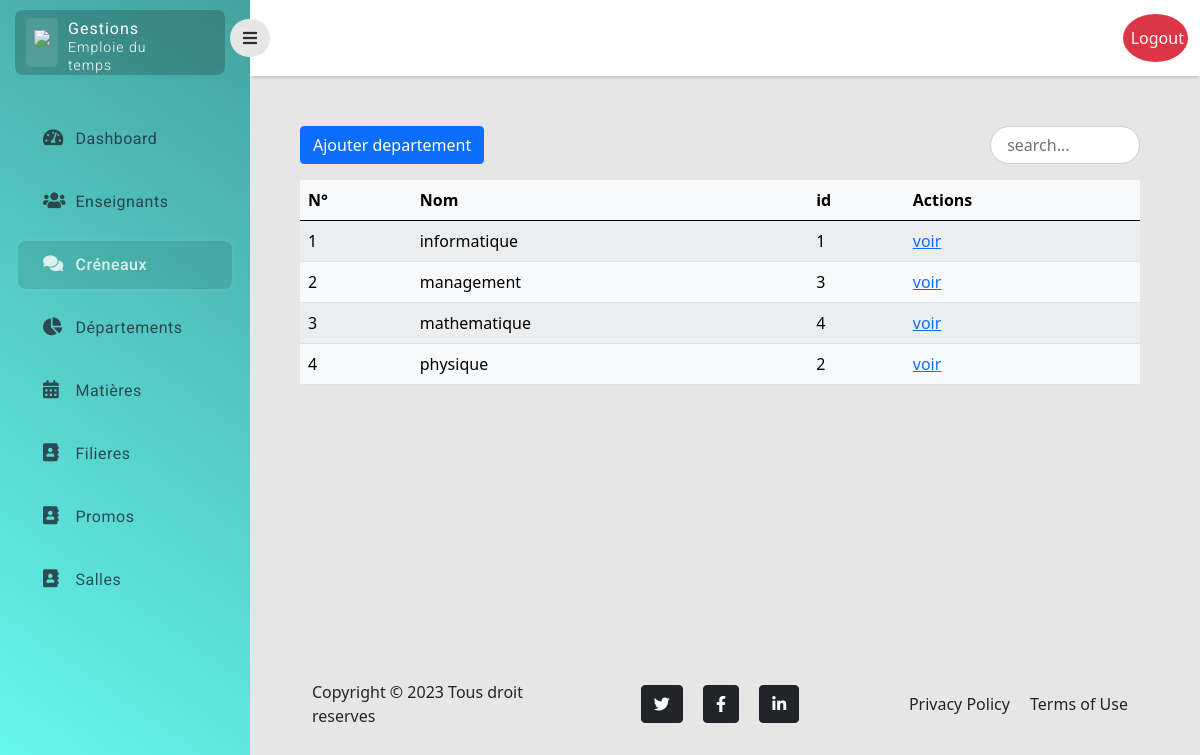
Screenshot of /departement/ (signed in) with the database file from the repository.
### myApp/models.py (models this page shows)
class Departement(models.Model):
    name = models.CharField(max_length=100)
    class Meta:
        ordering = ['name']

### myApp/departement/views.py (the view)
# urls.py: path('',index, name="crenaux.index"),
@login_required(login_url="/login/")
@staff_member_required
def index(request):
    departement = Departement.objects.all()
    return render(request, 'departement/index.html', {'departement': departement})

### myApp/templates/departement/index.html (shortened to what this page needs)
{% extends 'layouts/base.html' %}
{% block main %}
    <div class="main-content">
        <div class="top-content ">
            <div class="items ">
                    <a href="{% url 'departement.add' %}" class="btn btn-primary">Ajouter departement</a>
                    <input id="search" class="form-control search start-end" placeholder=" search...">
            </div>
        </div>
        <table class="table table-light table-striped mt-3 ">
            <thead>
                <tr>
                    <th scope="col">N°</th>
                    <th scope="col">Nom</th>
                    <th scope="col">id</th>
                    <th scope="col">Actions</th>
                </tr>
            </thead>
            <tbody id="myTable">
                    {% for dep in departement %}
                    <tr class="">
                    <td>{{ forloop.counter }}</td>
                    <td>{{ dep.name }}</td>
                    <td>{{ dep.id }}</td>
                    <td>
                        <a href="/departement/show/{{ dep.id }}"> voir</a>
                    </td>
                    {% empty %}
                    <td> Pas de departement</td>
                    {% endfor %}
                </tr>
            </tbody>
        </table>
    </div>
{% endblock main %}

### myApp/static/assets/css/style.css (style rules this page uses)
body { background-color: #e6e6e6; }
.top-content .items { display: flex; justify-content: space-between; }
.search { border-radius: 30px; width: 150px; }

### rows the page displays
Departement: name "informatique", id "1"
Departement: name "management", id "3"
Departement: name "mathematique", id "4"
Departement: name "physique", id "2"
